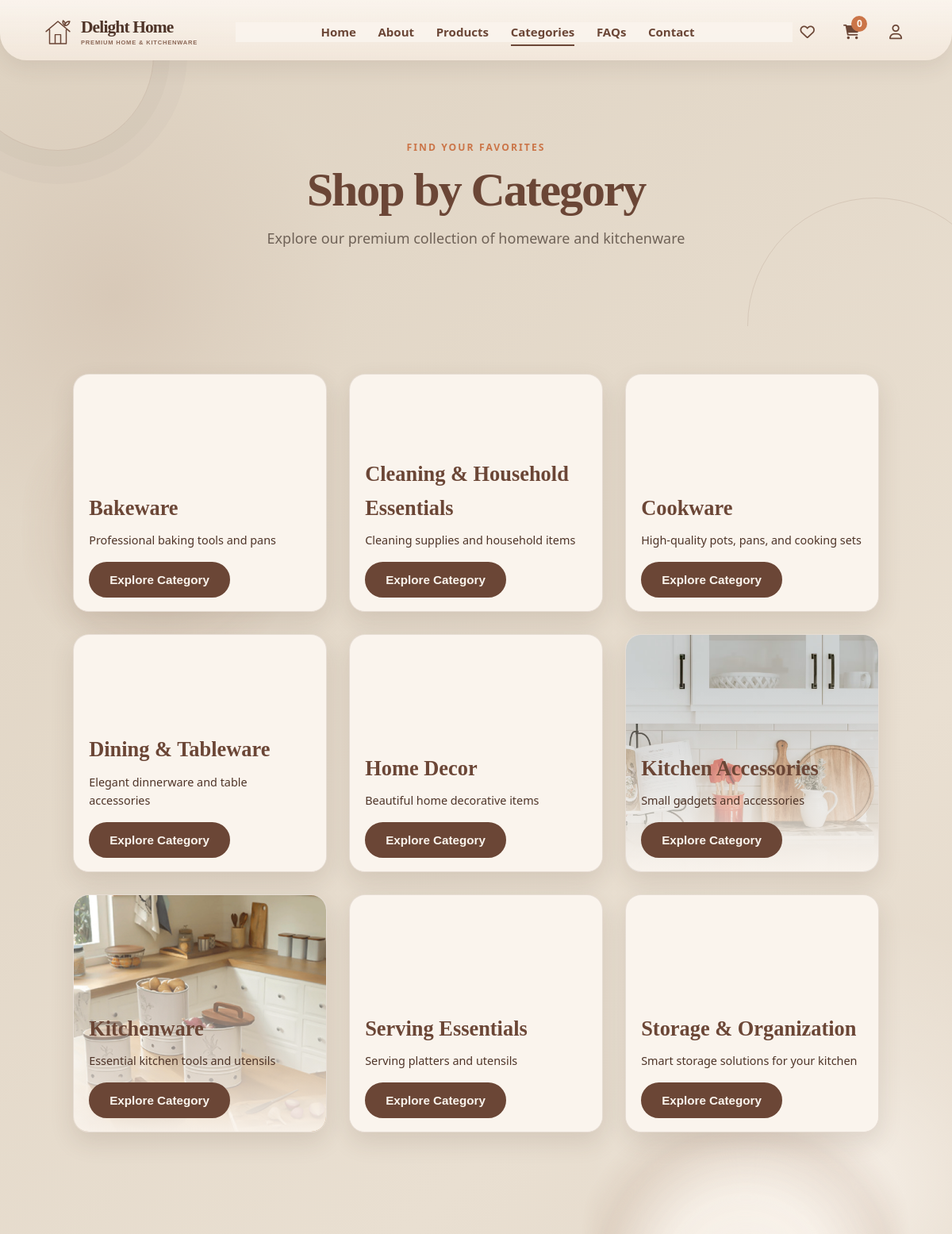
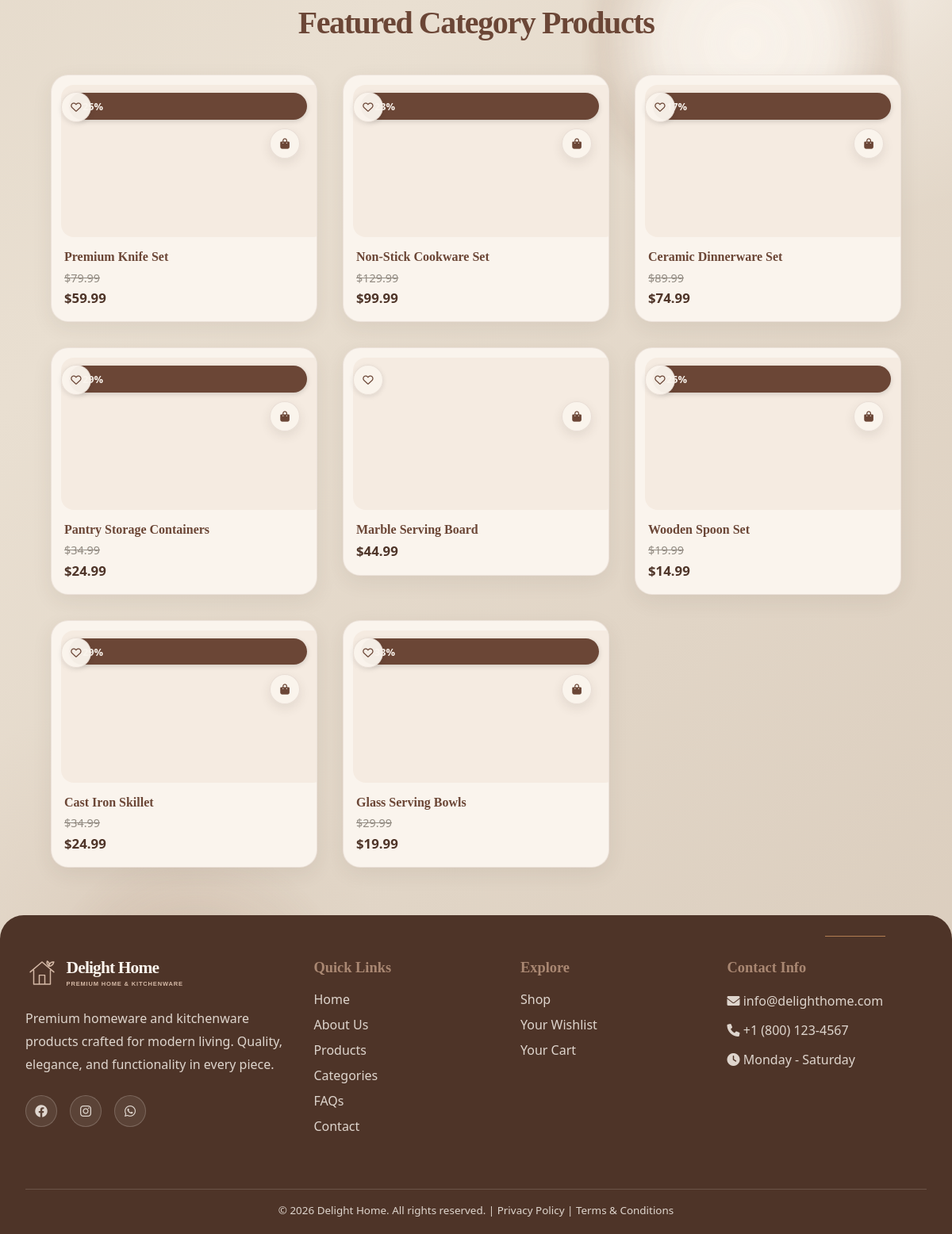
/categories.php, run on the app's committed database (2 pictures, top to bottom).
### tables this page shows
CREATE TABLE IF NOT EXISTS categories (
    id INT PRIMARY KEY AUTO_INCREMENT,
    name VARCHAR(100) NOT NULL UNIQUE,
    description TEXT,
    image_url VARCHAR(255),
    created_at TIMESTAMP DEFAULT CURRENT_TIMESTAMP
);

CREATE TABLE IF NOT EXISTS products (
    id INT PRIMARY KEY AUTO_INCREMENT,
    category_id INT NOT NULL,
    name VARCHAR(150) NOT NULL,
    description TEXT,
    price DECIMAL(10, 2) NOT NULL,
    discount_price DECIMAL(10, 2),
    stock INT DEFAULT 0,
    rating DECIMAL(3, 2) DEFAULT 0,
    image_url VARCHAR(255),
    featured INT DEFAULT 0,
    created_at TIMESTAMP DEFAULT CURRENT_TIMESTAMP,
    FOREIGN KEY (category_id) REFERENCES categories(id)
);

### includes/functions.php (called while the page is built, shortened)
<?php
function formatPrice($price) {
    return '$' . number_format($price, 2);
}
function isLoggedIn() {
    if (empty($_SESSION['user_id'])) {
        return false;
    }
    return false;
}
function getProducts($category_id = null, $search = null, $sort = 'featured', $price_min = 0, $price_max = 999999, $limit = 12, $offset = 0) {
    global $conn;
    $query = "SELECT * FROM products WHERE 1=1";
    $price_min = floatval($price_min);
    $price_max = floatval($price_max);
    $query .= " AND (discount_price IS NOT NULL AND discount_price BETWEEN $price_min AND $price_max OR discount_price IS NULL AND price BETWEEN $price_min AND $price_max)";
    switch ($sort) {
        case 'featured':
        default:
            $query .= " ORDER BY created_at DESC";
    }
    $query .= " LIMIT $offset, $limit";
    return $conn->query($query)->fetch_all(MYSQLI_ASSOC);
}
function getCategories() {
    global $conn;
    return $conn->query("SELECT * FROM categories ORDER BY name ASC")->fetch_all(MYSQLI_ASSOC);
}
function isInWishlist($product_id) {
    global $conn;
    if (!isLoggedIn()) {
        return false;
    }
    $user_id = $_SESSION['user_id'];
    $product_id = intval($product_id);
    $result = $conn->query("SELECT id FROM wishlist WHERE user_id = $user_id AND product_id = $product_id");
    return $result->num_rows > 0;
}
function getDiscountPercentage($original_price, $discount_price) {
    if (!$discount_price) {
        return 0;
    }
    return round((($original_price - $discount_price) / $original_price) * 100);
}
function getProductImageUrl($product, $is_admin = false) {
    $prefix = $is_admin ? '../' : '';
    if (is_array($product)) {
        if (!empty($product['image_url'])) {
            $img = $product['image_url'];
            if (strpos($img, '/') === 0) {
                $img = substr($img, 1);
            }
            return $prefix . $img;
        }
    }
    return $prefix . 'images/placeholder.jpg';
}
function getCategoryImageUrl($category, $is_admin = false) {
    $prefix = $is_admin ? '../' : '';
    if (is_array($category)) {
        if (!empty($category['image_url'])) {
            $img = ltrim($category['image_url'], '/');
            if (file_exists(__DIR__ . '/../' . $img)) {
                return $prefix . $img;
            }
        }
        if (!empty($category['name'])) {
            $slug = strtolower(str_replace(' & ', '-', str_replace(' ', '-', $category['name'])));
            $slug_file = 'images/categories/' . $slug . '.jpg';
            if (file_exists(__DIR__ . '/../' . $slug_file)) {
                return $prefix . $slug_file;
            }
        }
    }
    return $prefix . 'images/placeholder.jpg';
}

### categories.php (the view, shortened to what this page needs)
<?php
require_once 'includes/db.php';
require_once 'includes/functions.php';
include 'includes/header.php';
include 'includes/navbar.php';
?>
<section class="dh-category-page-hero">
    <div class="container">
        <span class="dh-section-kicker">Find your favorites</span>
        <h1>Shop by Category</h1>
        <p>
            Explore our premium collection of homeware and kitchenware
        </p>
    </div>
</section>
<section class="section dh-category-page-grid">
    <div class="container">
        <div class="categories-grid">
            <?php
            $categories = getCategories();
            foreach ($categories as $category):
            ?>
<div class="category-card dh-category-page-card">
    <img
        src="<?php echo getCategoryImageUrl($category); ?>"
        alt="<?php echo htmlspecialchars($category['name']); ?>"
        onerror="this.onerror=null; this.src='images/placeholder.jpg'"
    >
    <div class="category-overlay">
        <h3 class="category-name">
            <?php echo htmlspecialchars($category['name']); ?>
        </h3>
        <p style="color: white; margin-bottom: 1rem; font-size: 0.9rem;">
            <?php echo htmlspecialchars($category['description']); ?>
        </p>
        <button
            type="button"
            class="btn btn-small"
           onclick="window.location.href='products.php?category=<?php echo intval($category['id']); ?>'"
        >
            Explore Category
        </button>
    </div>
</div>
            <?php endforeach; ?>
        </div>
    </div>
</section>
<section class="section dh-category-products">
    <div class="container">
        <h2 class="section-title">Featured Category Products</h2>
        <div class="grid grid-4">
            <?php
            $products = getProducts(null, null, 'featured', 0, 999999, 8);
            foreach ($products as $product):
                $discount_percent = getDiscountPercentage(
                    $product['price'],
                    $product['discount_price']
                );
                $in_wishlist = isInWishlist($product['id']);
            ?>
                <div class="card product-card dh-product-tile">
                    <a class="dh-product-hit-area" href="product-details.php?id=<?php echo (int) $product['id']; ?>" aria-label="View <?php echo htmlspecialchars($product['name']); ?>"></a>
                    <?php if ($discount_percent > 0): ?>
                        <div class="product-badge">
                        </div>
                    <?php endif; ?>
                    <button
                        type="button"
                        class="product-wishlist <?php echo $in_wishlist ? 'active' : ''; ?>"
                        data-product-id="<?php echo intval($product['id']); ?>"
                        title="Wishlist"
                        aria-label="Add <?php echo htmlspecialchars($product['name']); ?> to wishlist"
                    >
                        <i class="<?php echo $in_wishlist ? 'fas' : 'far'; ?> fa-heart"></i>
                    </button>
                    <form class="add-to-cart-form dh-card-cart-form" data-product-id="<?php echo (int) $product['id']; ?>">
                        <button type="submit" class="dh-card-cart-action" title="Add to Cart" aria-label="Add <?php echo htmlspecialchars($product['name']); ?> to cart">
                            <i class="fas fa-shopping-bag" aria-hidden="true"></i>
                        </button>
                    </form>
                    <div class="card-image">
                        <img
                            src="<?php echo getProductImageUrl($product); ?>"
                            alt="<?php echo htmlspecialchars($product['name']); ?>"
                            onerror="this.onerror=null; this.src='images/placeholder.jpg'"
                        >
                    </div>
                    <div class="card-content">
                        <h3 class="card-title">
                            <?php echo htmlspecialchars($product['name']); ?>
                        </h3>
                        <div class="card-footer">
                            <div>
                                <?php if (!empty($product['discount_price'])): ?>
                                    <span class="product-original-price">
                                        <?php echo formatPrice($product['price']); ?>
                                    </span>
                                    <span class="product-price">
                                        <?php echo formatPrice($product['discount_price']); ?>
                                    </span>
                                <?php else: ?>
                                    <span class="product-price">
                                        <?php echo formatPrice($product['price']); ?>
                                    </span>
                                <?php endif; ?>
                            </div>
                        </div>
                    </div>
                </div>
            <?php endforeach; ?>
        </div>
    </div>
</section>
<?php include 'includes/footer.php'; ?>

### data on the page
categories: name "Bakeware", description "Professional baking tools and pans"
categories: name "Cleaning & Household Essentials", description "Cleaning supplies and household items"
categories: name "Cookware", description "High-quality pots, pans, and cooking sets"
categories: name "Dining & Tableware", description "Elegant dinnerware and table accessories"
categories: name "Home Decor", description "Beautiful home decorative items"
categories: shows a picture, name "Kitchen Accessories", description "Small gadgets and accessories"
categories: image_url (picture), name "Kitchenware", description "Essential kitchen tools and utensils"
categories: name "Serving Essentials", description "Serving platters and utensils"
categories: name "Storage & Organization", description "Smart storage solutions for your kitchen"
products: name "Premium Knife Set", price "$79.99", discount_price "$59.99"
products: name "Non-Stick Cookware Set", price "$129.99", discount_price "$99.99"
products: name "Ceramic Dinnerware Set", price "$89.99", discount_price "$74.99"
products: name "Pantry Storage Containers", price "$34.99", discount_price "$24.99"
products: name "Marble Serving Board", price "$44.99"
products: name "Wooden Spoon Set", price "$19.99", discount_price "$14.99"
products: name "Cast Iron Skillet", price "$34.99", discount_price "$24.99"
products: name "Glass Serving Bowls", price "$29.99", discount_price "$19.99"

### other printed values
getCartCount() "0"
